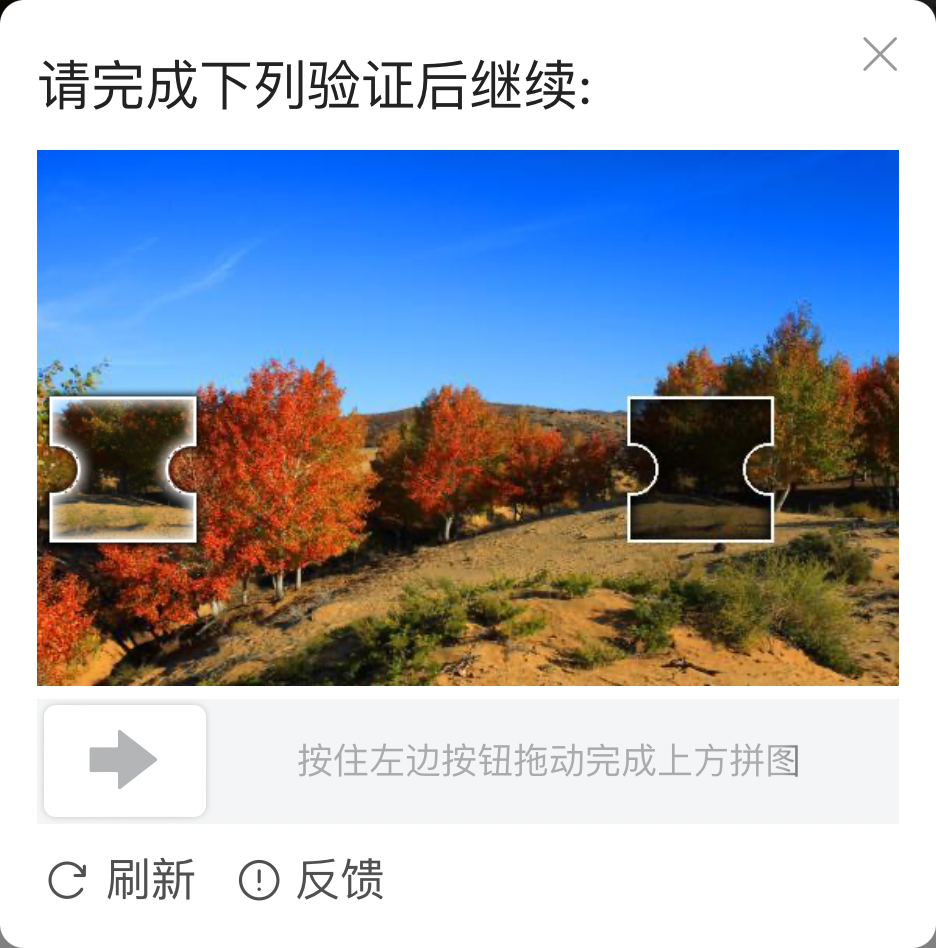
#> input picture img/test_5.png, 936 x 948 px
$ python opencv.py
#> lines starting #> are read from the running program, lines starting #| are printed output that depends on the picture; after the words box and inside, x2 and y2 are one past the last pixel; in counts of white or black regions, pixels touching at a corner belong together
#> further down, img1 is the input picture: shape (948, 936, 3); mean B, G, R 186.2, 171.7, 162.7
# encoding:utf-8
import cv2 as cv
import numpy as np


def get_pos(image):
    # get pos ####################################################################################################
    print("start")
    # cv.imshow('original_image', image)
    blurred = cv.GaussianBlur(image, (21, 21), 0)
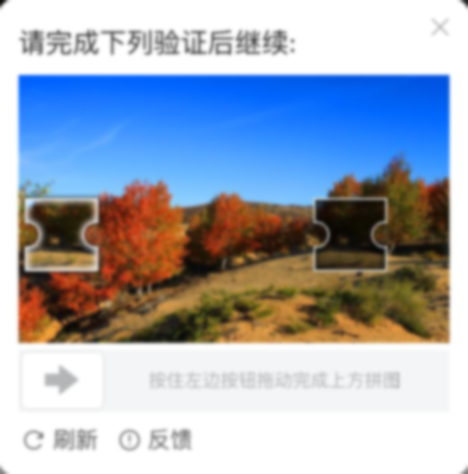
#> blurred: shape (948, 936, 3) (shown at 1/2 size); mean B, G, R 186.3, 171.7, 162.7
    # cv.imshow('Blurred Image', blurred)
    canny = cv.Canny(blurred, 50, 100)
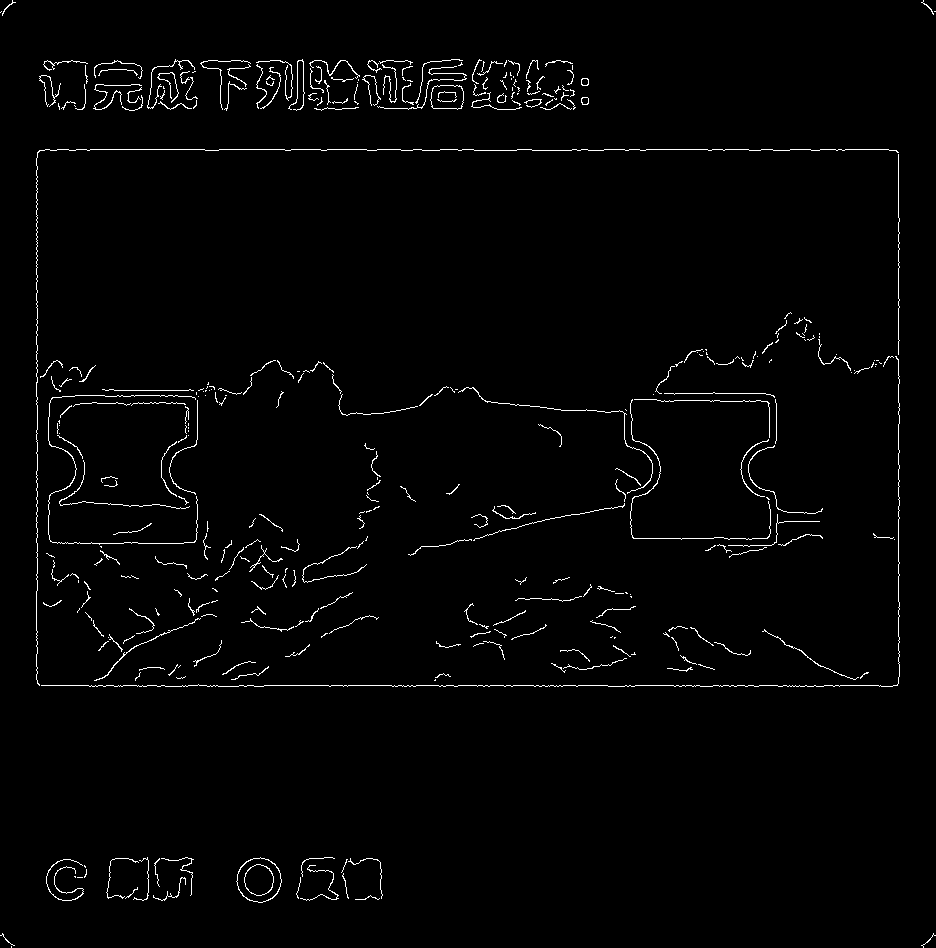
#> canny: shape (948, 936); 1.7% white in thin lines or dots
    contours, hierarchy = cv.findContours(canny, cv.RETR_EXTERNAL, cv.CHAIN_APPROX_SIMPLE)
#> contours = 367 contours, 352 with area under 20; largest, box (x1, y1, x2, y2) and area: (236, 857, 282, 903) 1538, (430, 85, 464, 110) 700, (581, 78, 589, 86) 47, (581, 97, 589, 105) 46, (94, 618, 201, 681) 39
    for i, contour in enumerate(contours):
        print('mid')
        M = cv.moments(contour)
        if M['m00'] == 0:
            cx = cy = 0
            print("11111111111111")
        else:
            cx, cy = M['m10'] / M['m00'], M['m01'] / M['m00']
            print("22222222222222")
        print("33333333333333")
        if cx < 200:
            continue
        x, y, w, h = cv.boundingRect(contour)  # 外接矩形
        print(w, h)
        if 110 < w < 150 and 110 < h < 150:
        # if True:
            cv.rectangle(image, (x, y), (x + w, y + h), (0, 0, 255), 2)
            cv.imshow('result_image', image)
            print("end")
            print("边框的横坐标位置为：" + str(x))
            print("边框的宽度为：" + str(w))
            print("边框的高度为：" + str(h))
            return x
#> this loop made 184 passes
#> (contour, cx, cy, x, y, w, h) on passes 23, 49: ([[435, 679], [434, 680], [435, 680]], 434.7, 679.7, 434, 679, 2, 2), ([[614, 637], [614, 638], [615, 637]], 614.3, 637.3, 614, 637, 2, 2)
#> (printed output is left out)
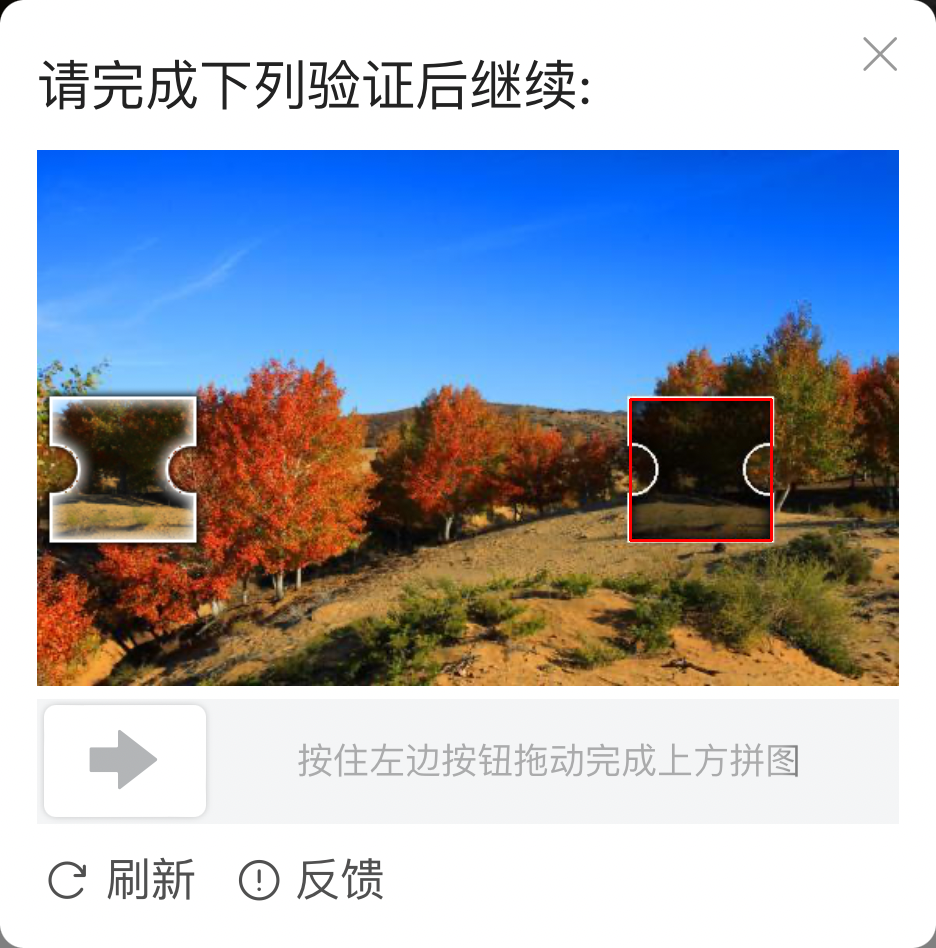
#> image: shape (948, 936, 3); 0.19% of pixels changed, all inside (x1, y1, x2, y2) = (629, 398, 773, 542)
    cv.imshow('result_image', image)
    return 0


# [27 lines left out: functions crop_image, resize_image, not called in this run]


if __name__ == '__main__':
    # img0 = cv.imread('android_screenshot.jpg')
    # crop_image(img0)
    img1 = cv.imread('./img/test_5.png')
    # scaled_image = resize_image(img1, 45)
    # img1 = cv.imread('./result_cropped.jpg')
    get_pos(img1)
    cv.waitKey(0)
    cv.destroyAllWindows()

$ run again, with img/test_0.png copied over img/test_5.png
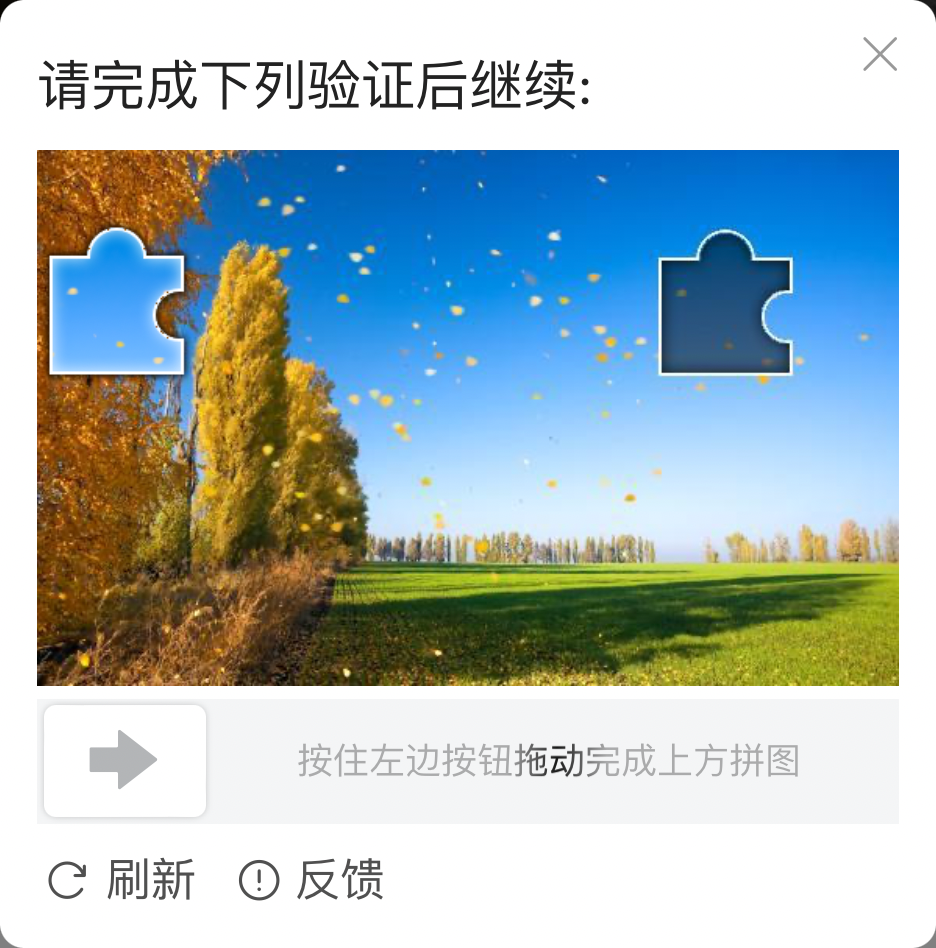
#> input picture img/test_0.png, 936 x 948 px
#> img1 is the input picture: shape (948, 936, 3); mean B, G, R 191.3, 188, 170.8
#> in get_pos, `blurred = cv.GaussianBlur(image, (21, 21), 0)`:
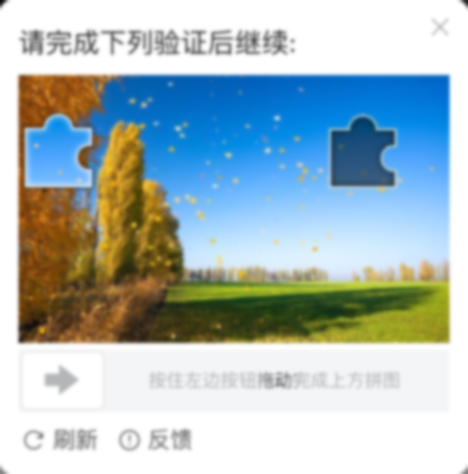
#> blurred: shape (948, 936, 3) (shown at 1/2 size); mean B, G, R 191.4, 188.1, 170.8
#> in get_pos, `canny = cv.Canny(blurred, 50, 100)`:
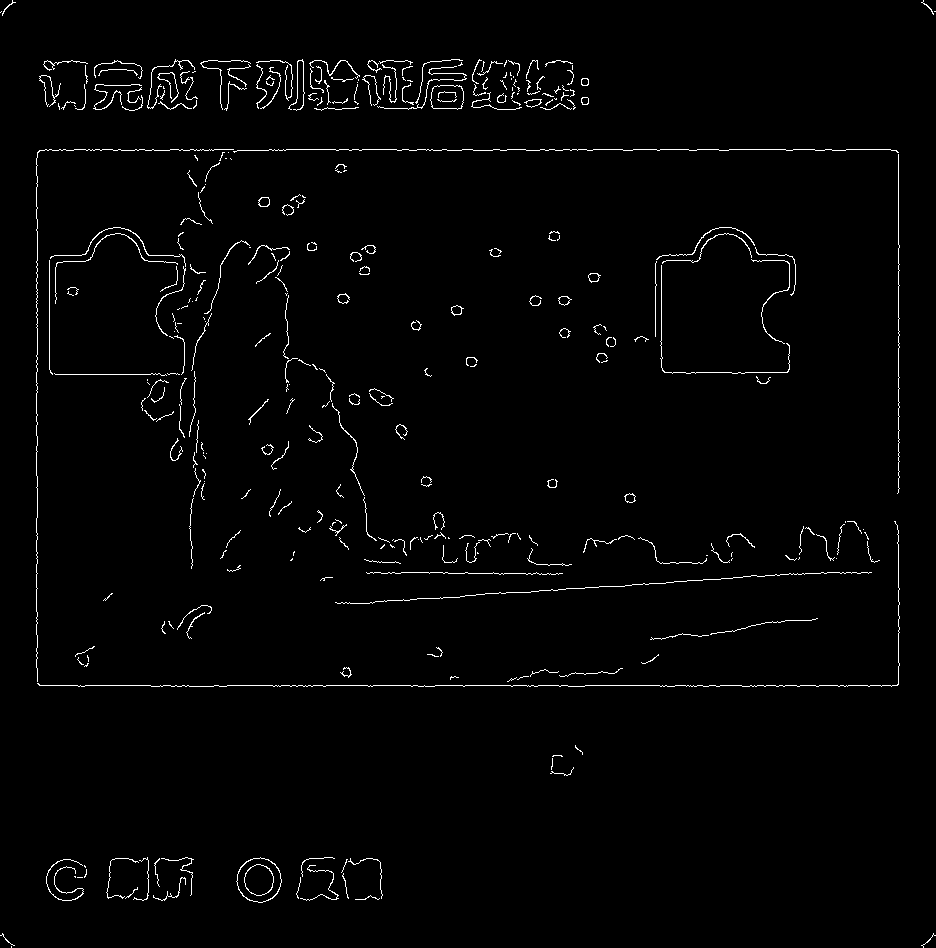
#> canny: shape (948, 936); 1.7% white in thin lines or dots
#> contours = 348 contours, 329 with area under 20; largest, box (x1, y1, x2, y2) and area: (236, 857, 282, 903) 1538, (430, 85, 464, 110) 700, (258, 197, 270, 207) 87, (451, 305, 464, 316) 78, (558, 296, 572, 306) 76
#> the loop in get_pos, `for i, contour in enumerate(contours):` made 348 passes
#> (contour, cx, cy, x, y, w, h) on passes 54, 59: ([[292, 558], [290, 560], [291, 560], [292, 559]], 291.2, 559.2, 290, 558, 3, 3), ([[477, 552], [477, 553], [478, 553]], 477.3, 552.7, 477, 552, 2, 2)
#> (printed output is left out)

$ run again, with img/test_1.png copied over img/test_5.png
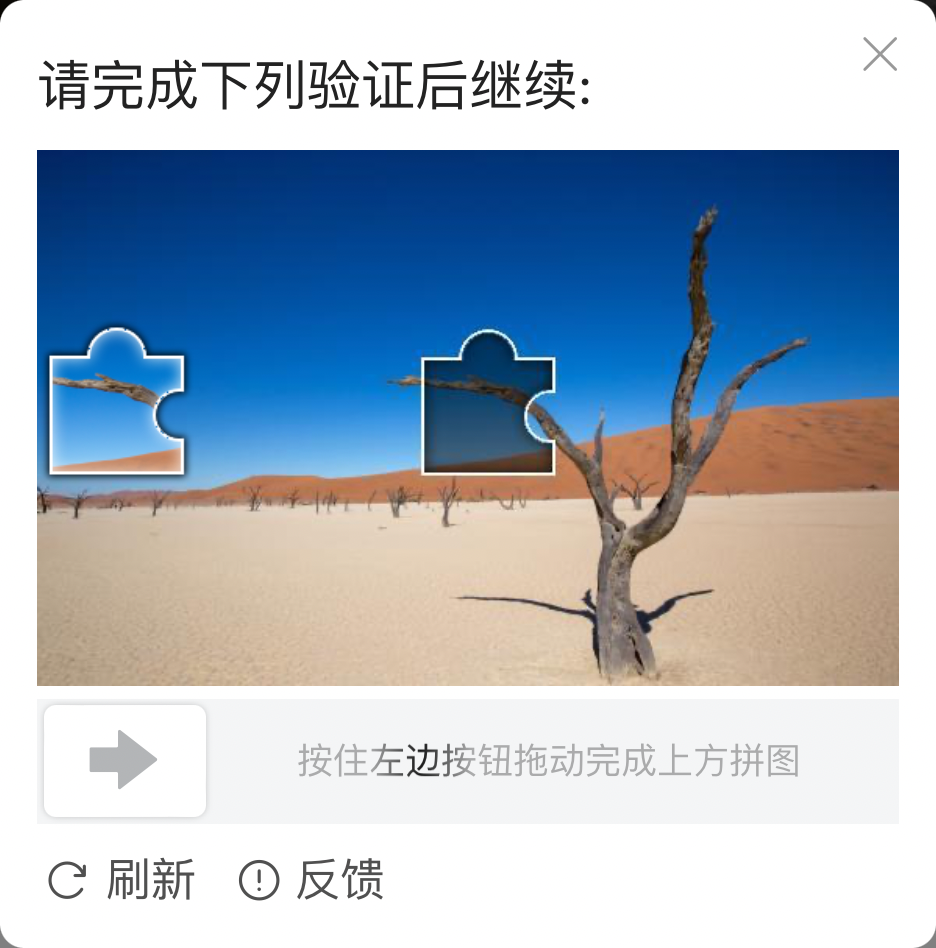
#> input picture img/test_1.png, 936 x 948 px
#> img1 is the input picture: shape (948, 936, 3); mean B, G, R 196.5, 181.9, 168.1
#> in get_pos, `blurred = cv.GaussianBlur(image, (21, 21), 0)`:
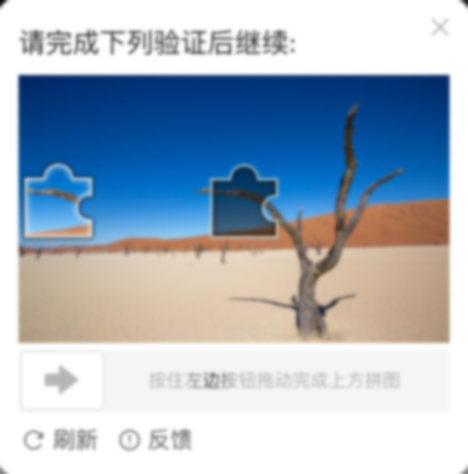
#> blurred: shape (948, 936, 3) (shown at 1/2 size); mean B, G, R 196.5, 181.9, 168.1
#> in get_pos, `canny = cv.Canny(blurred, 50, 100)`:
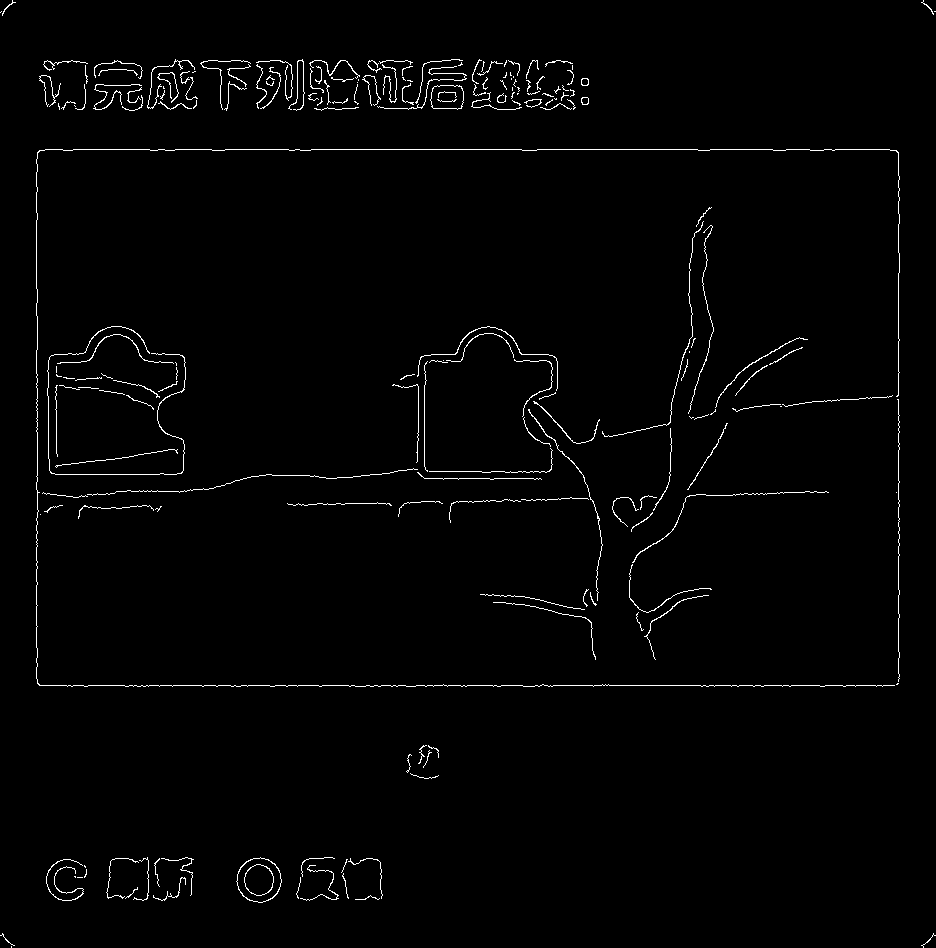
#> canny: shape (948, 936); 1.5% white in thin lines or dots
#> contours = 198 contours, 181 with area under 20; largest, box (x1, y1, x2, y2) and area: (236, 857, 282, 903) 1538, (430, 85, 464, 110) 700, (581, 78, 589, 86) 47, (581, 97, 589, 105) 46, (47, 326, 186, 475) 46
#> the loop in get_pos, `for i, contour in enumerate(contours):` made 198 passes
#> (contour, cx, cy, x, y, w, h) on pass 28: ([[897, 683], [896, 684], [897, 684], [898, 683]], 897, 683.5, 896, 683, 3, 2)
#> (printed output is left out)
